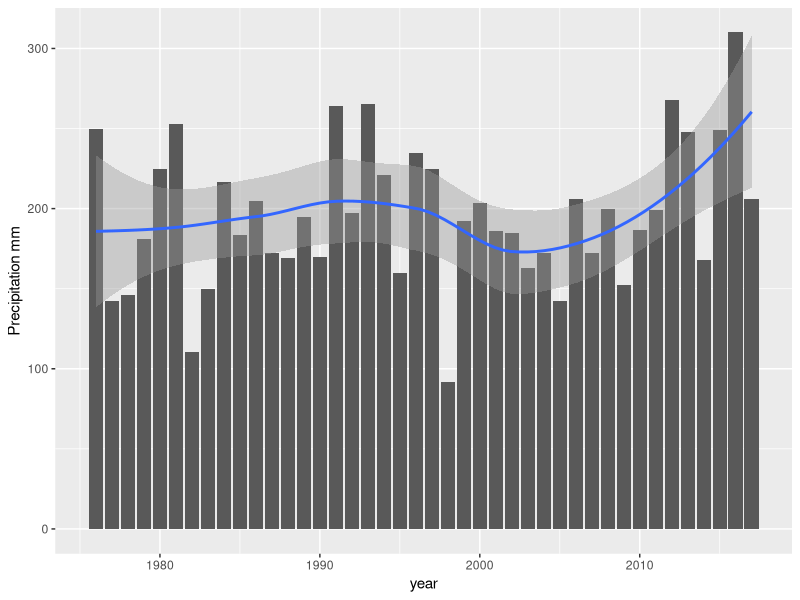
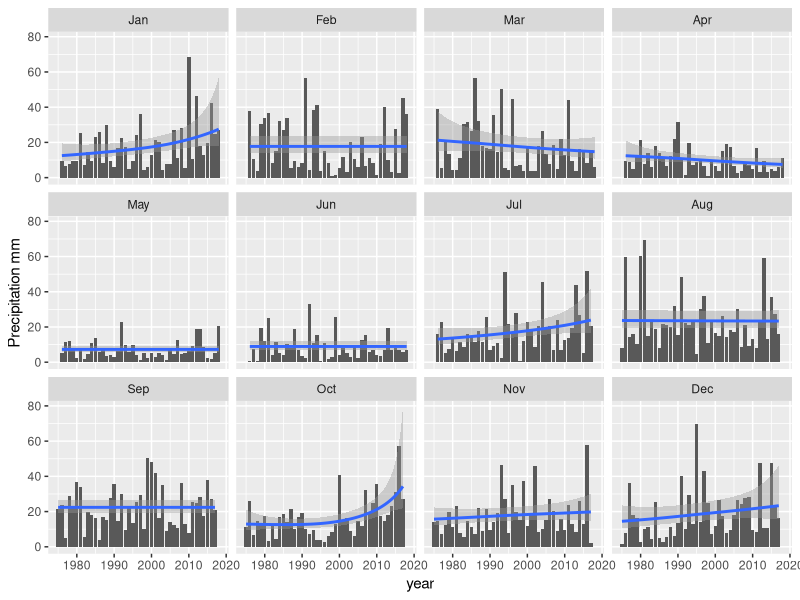
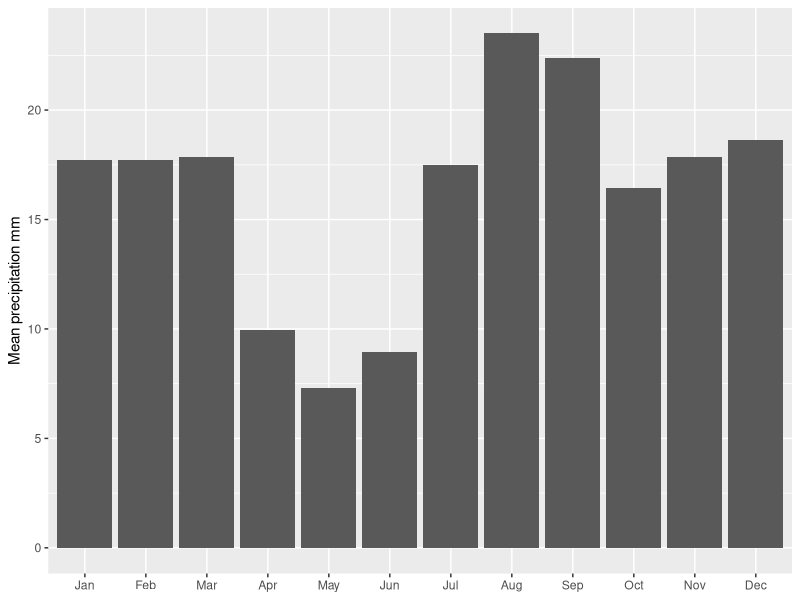

Source code (R) for these figures, in order:
library("tidyverse")
library("readr")

#precipitation
ppt <- read_csv2("climate/data/longyearbyen_ppt.txt", skip = 21, col_types = "ccnnnnnnn") %>% 
  filter(Stnr == "99840") %>% #removes summary at end of file
  separate(Måned, into = c("month", "year"), sep = "\\.") %>% 
  mutate(month = as.numeric(month), year = as.numeric(year)) %>% 
  mutate(date = lubridate::ymd(paste(year, month, 15, sep = "-")),
         month = factor(month, labels = month.abb)) 

ppt %>% group_by(year) %>% 
  filter(!is.na(RR)) %>% 
  summarise(n = n(), annual = sum(RR)) %>% 
  filter(n == 12) %>% 
  ggplot(aes(x = year, y = annual)) + 
  geom_col() +
  geom_smooth() +
  labs(y = "Precipitation mm")


ppt %>% 
  filter(!is.na(RR)) %>% 
  ggplot(aes(x = year, y = RR)) + 
  geom_col() +
  geom_smooth(method = "gam", method.args = list(family = Gamma)) +
  facet_wrap(~ month) +
  labs(y = "Precipitation mm")

ppt %>% group_by(month) %>% 
  summarise(mean = mean(RR, na.rm = TRUE)) %>% 
  ggplot(aes(x = month, y = mean)) +
  geom_col() +
  labs(y = "Mean precipitation mm") +
  theme(axis.title.x = element_blank())
